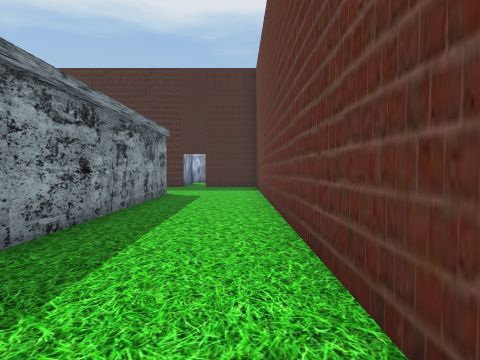
[1] (above)

16 first-person views from a walk through a scene from a Unity 3-D project. The camera is 1.5 m above the floor, tilts 2° down and sees 75° across. The floor is counted in squares, 1.71 m on a side. Each view is taken from the middle of a square. On the plan, view 1 faces up. The plan holds only what a view shows up to about 11 squares ahead; the rest is blank. The place goes on beyond the plan. The player character is not drawn. Door leaves are left out, so doorways stand open.

[2]
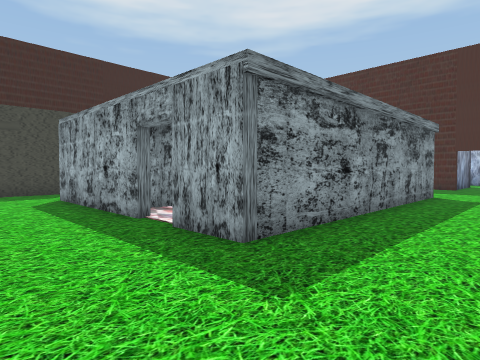

[3]
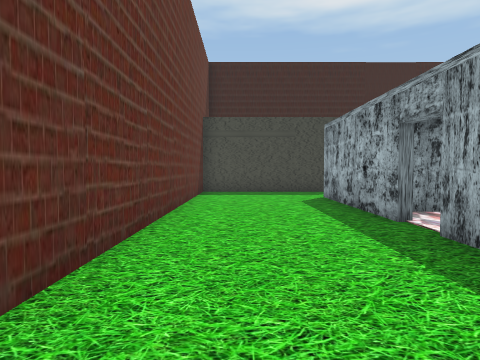

[4]
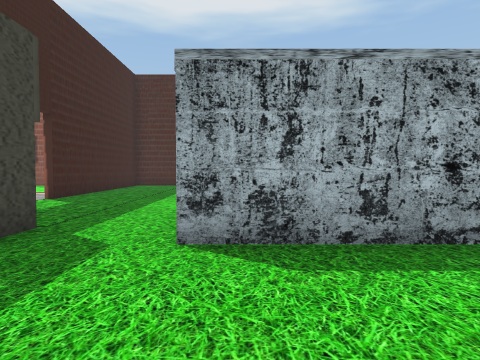

[5]
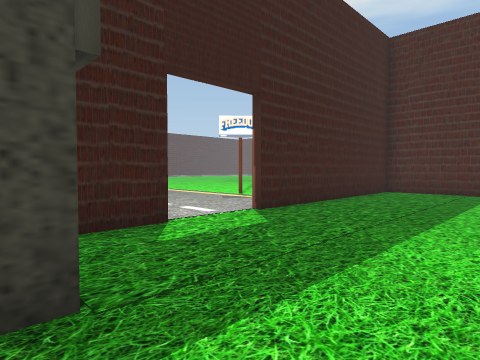

[6]
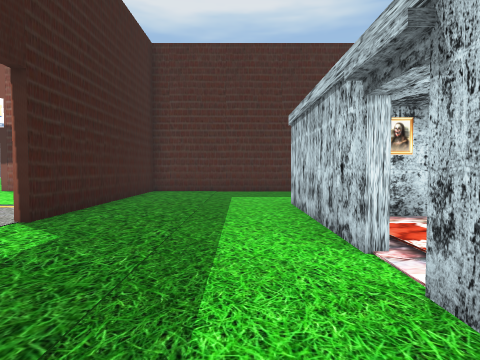

[7]
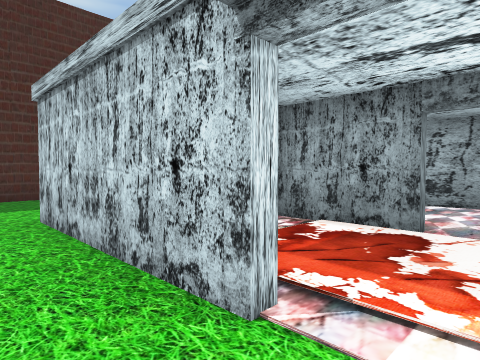

[8]
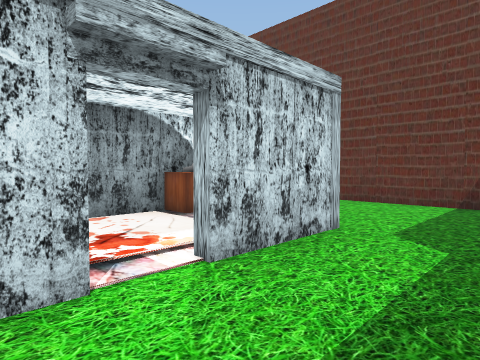

[9]
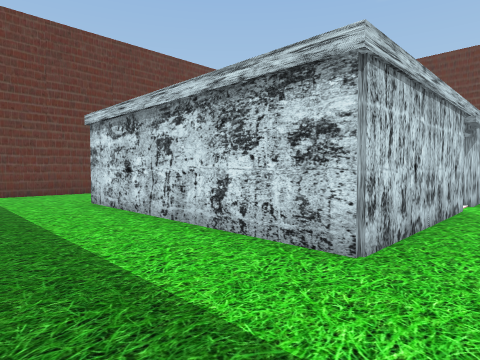

[10]
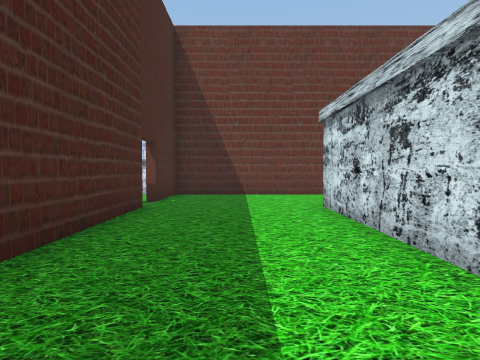

[11]
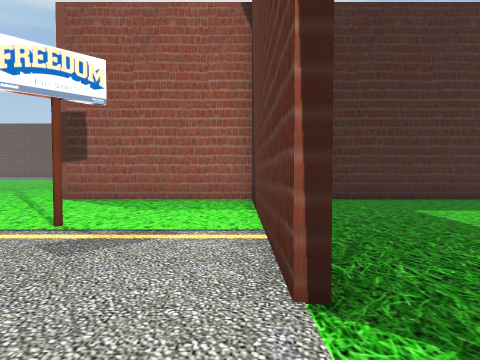

[12]
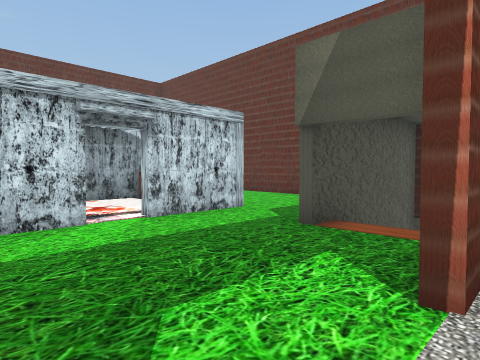

[13]
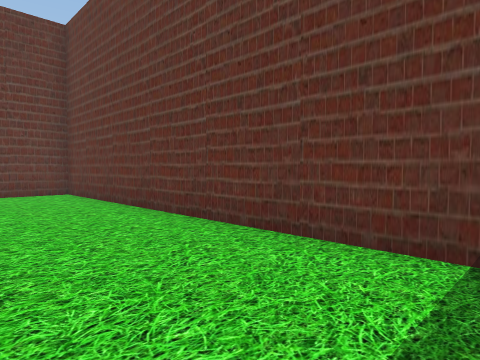

[14]
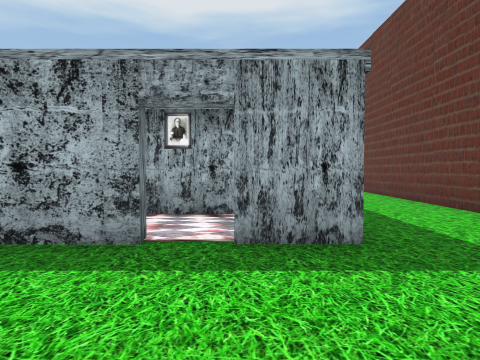

[15]
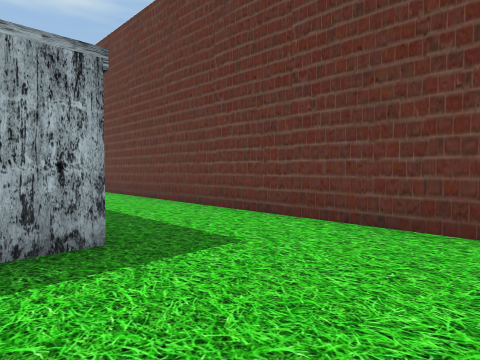

[16]
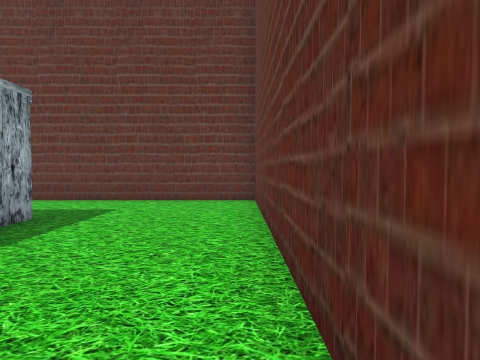

### Floor plan
Points are (right, up) in squares from view 1. A wall is a line through its corners. A room is listed if a view was taken in it or the views show most of it. See-through windows are left out.
Room 1 (views 1, 2, 3, 4, 5, 6, 7, 8, 9, 10, 13, 14, 15, 16)
walls: (-9.7, 6.1) (-9.7, 11) (-2.6, 11) (-2.6, 2.6) (-4.1, 2.6); (-12, 3.8) (-12.1, 1.5); (-14.4, 5.8) (-14.4, 4.4); (-5.1, 2.6) (-9.7, 2.6) (-9.7, 5.2); (-14.4, 14.1) (-14.4, 8); (-11, -1.4) (0.8, -1.4) (0.8, 15.2) (-1.6, 15.2); (-2.8, 15.2) (-13.4, 15.2)
ways out: open door at (-14, 7) to room 2; open door at (-13, 4) to room 2; gap at (-9.5, 5.5) to room 3; open door at (-4.5, 3) to room 4; open door at (-2.5, 15)
Room 2 (views 11, 12)
walls: (-14.6, 5.2) (-14.6, 5.8); (-14.6, 8) (-14.6, 15.2) (-20.2, 15.2)
ways out: open door at (-14, 7) to room 1; open door at (-13, 4) to room 1
objects: black cylinder (-18, 11)
Room 3 (no view inside)
walls: (-6.5, 6.1) (-6.5, 8.6); (-7.4, 3.7) (-6.5, 3.7); (-7.5, 8.6) (-8.4, 8.6); (-6.5, 2.9) (-6.5, 5.1)
ways out: gap at (-9.5, 5.5) to room 1
Room 4 (no view inside)
walls: (-6.2, 4.1) (-6.2, 3.4); (-4, 4.9) (-5.9, 4.9)
ways out: open door at (-4.5, 3) to room 1

Where each view was taken, in squares from view 1:
view 1: 0 up, 0 right, facing up
view 2: 0 up, 0 right, facing up-left
view 3: 0 up, 0 right, facing left
view 4: 1 down, 9 left, facing up
view 5: 3 up, 10 left, facing up-left
view 6: 3 up, 11 left, facing up
view 7: 5 up, 11 left, facing up-right
view 8: 7 up, 12 left, facing down-right
view 9: 14 up, 11 left, facing down-right
view 10: 13 up, 10 left, facing right
view 11: 6 up, 15 left, facing up
view 12: 8 up, 15 left, facing down-right
view 13: 2 up, 11 left, facing down-right
view 14: 1 down, 4 left, facing up
view 15: 1 down, 4 left, facing up-right
view 16: 1 down, 8 left, facing right
